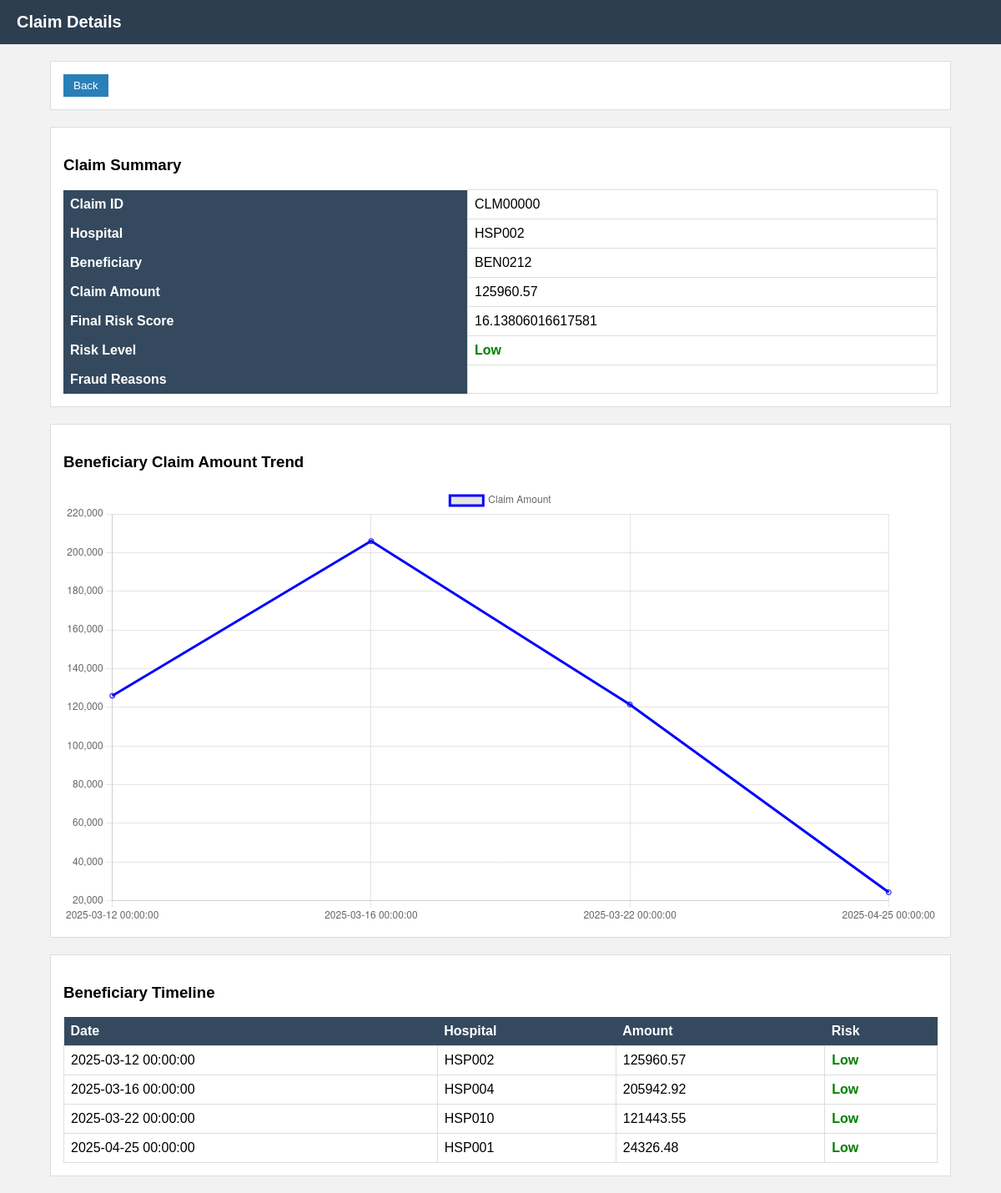
Screenshot of /claim/CLM00000 with the database file from the repository.
### tables this page shows
CREATE TABLE "claims" (
"claim_id" TEXT,
  "beneficiary_id" TEXT,
  "hospital_id" TEXT,
  "procedure_code" TEXT,
  "claim_amount" REAL,
  "admission_date" TIMESTAMP,
  "discharge_date" TEXT,
  "stay_duration" INTEGER,
  "month" TEXT,
  "deviation" REAL,
  "patient_claim_count" INTEGER,
  "hospital_avg_claim" REAL,
  "rules_triggered" INTEGER,
  "fraud_reasons" TEXT,
  "rule_score" REAL,
  "ml_score" REAL,
  "hospital_risk" REAL,
  "final_risk_score" REAL,
  "risk_level" TEXT
);

### app.py (the view)
@app.route("/claim/<claim_id>")
def claim_view(claim_id):
    conn = get_connection()
    df = pd.read_sql_query("SELECT * FROM claims", conn)
    conn.close()
    claim = df[df["claim_id"] == claim_id].iloc[0]
    beneficiary_claims = df[
        df["beneficiary_id"] == claim["beneficiary_id"]
    ].sort_values("admission_date")
    return render_template(
        "claim.html",
        claim=claim,
        history=beneficiary_claims.to_dict(orient="records")
    )

### database/db.py (called while the page is built)
def get_connection():
    conn = sqlite3.connect(DB_PATH)
    conn.row_factory = sqlite3.Row
    return conn

### templates/claim.html (shortened to what this page needs)
<!DOCTYPE html>
<html>
<head>
    <link rel="stylesheet" href="{{ url_for('static', filename='style.css') }}">
</head>
<body>
<div class="navbar">
    Claim Details
</div>
<div class="container">
    <div class="section">
        <a href="/">
            <button type="button">Back</button>
        </a>
    </div>
    <div class="section">
        <h3>Claim Summary</h3>
        <table>
            <tr>
                <th>Claim ID</th>
                <td>{{ claim.claim_id }}</td>
            </tr>
            <tr>
                <th>Hospital</th>
                <td>{{ claim.hospital_id }}</td>
            </tr>
            <tr>
                <th>Beneficiary</th>
                <td>{{ claim.beneficiary_id }}</td>
            </tr>
            <tr>
                <th>Claim Amount</th>
                <td>{{ claim.claim_amount }}</td>
            </tr>
            <tr>
                <th>Final Risk Score</th>
                <td>{{ claim.final_risk_score }}</td>
            </tr>
            <tr>
                <th>Risk Level</th>
                <td class="{% if claim.risk_level=='High' %}high-risk{% elif claim.risk_level=='Medium' %}medium-risk{% else %}low-risk{% endif %}">
                    {{ claim.risk_level }}
                </td>
            </tr>
            <tr>
                <th>Fraud Reasons</th>
                <td>{{ claim.fraud_reasons }}</td>
            </tr>
        </table>
    </div>
    <div class="section">
        <h3>Beneficiary Claim Amount Trend</h3>
        <canvas id="timelineChart"></canvas>
    </div>
    <div class="section">
        <h3>Beneficiary Timeline</h3>
        <table>
            <tr>
                <th>Date</th>
                <th>Hospital</th>
                <th>Amount</th>
                <th>Risk</th>
            </tr>
            {% for h in history %}
            <tr>
                <td>{{ h.admission_date }}</td>
                <td>{{ h.hospital_id }}</td>
                <td>{{ h.claim_amount }}</td>
                <td class="{% if h.risk_level=='High' %}high-risk{% elif h.risk_level=='Medium' %}medium-risk{% else %}low-risk{% endif %}">
                    {{ h.risk_level }}
                </td>
            </tr>
            {% endfor %}
        </table>
    </div>
</div>
<script>
const historyData = JSON.parse(
    document.getElementById("history-data").textContent
);
const labels = historyData.map(x => x.admission_date);
const amounts = historyData.map(x => x.claim_amount);
new Chart(document.getElementById("timelineChart"), {
    type: "line",
    data: {
        labels: labels,
        datasets: [{
            label: "Claim Amount",
            data: amounts,
            borderColor: "blue",
            fill: false
        }]
    }
});
</script>
</body>
</html>

### static/style.css (style rules this page uses)
body { font-family: Arial, Helvetica, sans-serif; background-color: #f2f2f2; margin: 0; }
.navbar { background-color: #2c3e50; color: white; padding: 15px 20px; font-size: 20px; font-weight: bold; }
.container { width: 90%; margin: 20px auto; }
.section { background: white; padding: 15px; margin-bottom: 20px; border: 1px solid #ddd; }
table { width: 100%; border-collapse: collapse; background: white; }
th { background-color: #34495e; color: white; padding: 8px; text-align: left; }
td { padding: 8px; border: 1px solid #ddd; }
button { padding: 6px 12px; background-color: #2980b9; color: white; border: none; cursor: pointer; }
.low-risk { color: green; font-weight: bold; }
a { text-decoration: none; color: #2980b9; }

### rows the page displays
claims: claim_id "CLM00000", hospital_id "HSP002", beneficiary_id "BEN0212", risk_level "Low", admission_date "2025-03-12 00:00:00", claim_amount "125960.57"
claims: admission_date "2025-03-16 00:00:00", hospital_id "HSP004", claim_amount "205942.92", risk_level "Low"
claims: admission_date "2025-03-22 00:00:00", hospital_id "HSP010", claim_amount "121443.55", risk_level "Low"
claims: admission_date "2025-04-25 00:00:00", hospital_id "HSP001", claim_amount "24326.48", risk_level "Low"

### other values shown
{{ claim.claim_amount }} "125960.57"
{{ claim.final_risk_score }} "16.13806016617581"
